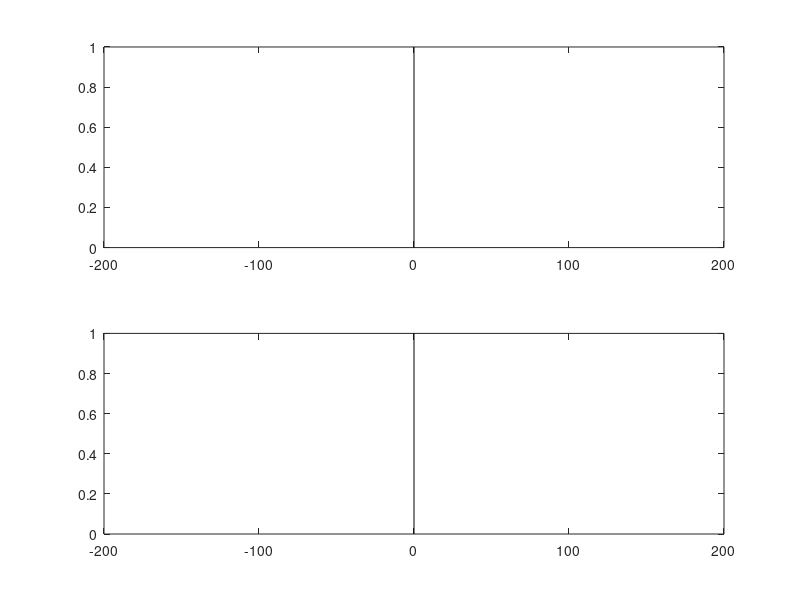

Source code (MATLAB): (Note: this script raises an error after producing the figure.)
%% Clear workspace

clear;

%% Clear figures and creat new figure

close all;
figure;

%%

% f = dir(fullfile(pwd, '*.mat'));
fnum = dir(fullfile(pwd, '*curated.mat'));
numsamples = numel(fnum);
count = 0;
r_collect_for = {};
lags_collect_for = {};
r_collect_back = {};
lags_collect_back = {};
phaseshift_collect_for = [];
phaseshift_collect_back = [];

thresh = 0.2;

for idx = 1:numsamples
    
    fnamecurvature = fnum(idx).name;
    fname = regexp(fnamecurvature, '\S*(?=_curvature_curated)', 'match');
    
    if ~isempty(fname)
        
        count = count + 1;
        fnameshort = regexp(fnamecurvature, 'temp\d', 'match');
%         fnameshort = regexp(fnamecurvature, '.*(?=_\D\d?_curvature)', 'match');

        fnamesignal = [fname{1,1} '.mat'];
        fnamevelocity = [fnameshort{1,1} '_velocity.mat'];
        load(fnamesignal, 'signal', 'signal_mirror');
        load(fnamecurvature, 'curvdatafiltered');
        load(fnamevelocity, 'vel_ap_sign_smd_mean');
        
        curation = questdlg(['Was ' fname{1,1} ' pruned for frames?'], ...
            'Curation', 'Yes', 'No', 'No');
        
        switch curation
            case 'No'
                deleted = [];
            case 'Yes'
                file_delfrm = uigetfile('*_deleted_frames.mat', 'Select deleted frames');
                if file_delfrm == 0 
                    fprintf('user cancelled selection. \n');
                    break
                else
                    load(file_delfrm, 'deleted');
                end
        end
        curated_frames = setdiff(1:size(signal{1,1},1), deleted);

        % Use curated frames
        signal_gfp_curated = signal{1,1}(curated_frames);
        signal_rfp_curated = signal_mirror{1,1}(curated_frames);
        curvdata_curated = curvdatafiltered(curated_frames, :);
        velocity_curated = vel_ap_sign_smd_mean(curated_frames(1:end-1), :);
        
%         signalratio = signal{1,1}./signal_mirror{1,1};
%         curvdatafiltered = curvdatafiltered - min(curvdatafiltered);
        signalratio = normalize_signal(smoothdata(signal_gfp_curated./signal_rfp_curated, 'rloess'));
        curvdatafiltered = normalize_signal(curvdata_curated);

%         subplot(131); plot(signalratio); 
%         hold on; plot(curvdatafiltered);

        forward = double(velocity_curated > thresh); 
        forward_buffered = [0; double(forward); 0]; % To enclose pulses on both ends
        backward = double(velocity_curated < -thresh); 
        backward_buffered = [0; double(backward); 0]; % To enclose pulses on both ends
        [~,INITCROSS_forward,FINALCROSS_forward] = pulsewidth(double(forward_buffered));
        [~,INITCROSS_backward,FINALCROSS_backward] = pulsewidth(double(backward_buffered));
        forwardseg = [INITCROSS_forward FINALCROSS_forward];
        backwardseg = [INITCROSS_backward FINALCROSS_backward];
        forwardtotal = []; backwardtotal = [];
        
        if ~isempty(forwardseg)
            for i = 1:size(forwardseg,1)
                forwardtotal = cat(2, forwardtotal, ceil(forwardseg(i,1)):floor(forwardseg(i,2)));
            end
            signalratioforward = signalratio(forwardtotal);
            curvforward = curvdatafiltered(forwardtotal);
            [rfor, lagsfor] = xcorr(signalratioforward, curvforward, 'normalized');
%             rnormfor = rfor/sqrt(sum(abs(signalratioforward).^2)*sum(abs(curvforward).^2));
            rnormfor = rfor;
            phaseshiftfor = lagsfor(rfor==max(rfor));
            r_collect_for{count} = rnormfor;
            lags_collect_for{count} = lagsfor;
            phaseshift_collect_for(count) = phaseshiftfor;
            subplot(211); hold on; 
            plot(lagsfor, rfor, 'color', 0.8*[1 1 1], 'linewidth', 2);
            plot(phaseshiftfor, max(rfor), 'o', ...
                'markersize', 8, 'markerfacecolor', [1 0 0], 'markeredgecolor', [1 0 0]);
        else 
            r_collect_for{count} = [];
            lags_collect_for{count} = [];
%             phaseshift_collect_for(count) = [];
        end
        
        if ~isempty(backwardseg)
            for i = 1:size(backwardseg,1)
                backwardtotal = cat(2, backwardtotal, ceil(backwardseg(i,1)):floor(backwardseg(i,2)));
            end
            signalratiobackward = signalratio(backwardtotal);
            curvbackward = curvdatafiltered(backwardtotal);
            [rback, lagsback] = xcorr(signalratiobackward, curvbackward, 'normalized');
%             rnormback = rback/sqrt(sum(abs(signalratiobackward).^2)*sum(abs(curvbackward).^2));
            rnormback = rback;
            phaseshiftback = lagsback(rback==max(rback));
            r_collect_back{count} = rnormback;
            lags_collect_back{count} = lagsback;
            phaseshift_collect_back(count) = phaseshiftback;
            subplot(212); hold on; 
            plot(lagsback, rback, 'color', 0.8*[1 1 1], 'linewidth', 2);
            plot(phaseshiftback, max(rback), 'o', ...
                'markersize', 8, 'markerfacecolor', [1 0 0], 'markeredgecolor', [1 0 0]);
        else
            r_collect_back{count} = [];
            lags_collect_back{count} = [];
%             phaseshift_collect_back(count) = [];
        end
   
    end
    
end

rx = 200;
subplot(211); plot([0 0], [0 1], 'k'); 
xlim([-rx rx]); ylim([0 1]);
subplot(212); plot([0 0], [0 1], 'k'); 
xlim([-rx rx]); ylim([0 1]);    

phaseshift_collect_for = phaseshift_collect_for';
phaseshift_collect_back = phaseshift_collect_back';

%%
path = fnum.folder;
pathpart = strsplit(path, '\');
save([pathpart{end} '_corr.mat'], ...
    'phaseshift_collect_for', 'phaseshift_collect_back', ...
    'r_collect_for', 'r_collect_back', ...
    'lags_collect_for', 'lags_collect_back', ...
    'forwardtotal', 'backwardtotal');
fprintf('xcorr data saved. \n');

% %%
% 
% figure; maxsize = 1800*2+1;
% paddingmatrix = zeros(maxsize, size(r_collect_for, 2));
% for i = 1:size(r_collect_for,2)
%     
%     subplot(121); 
%     hold on;
%     plot(lags_collect_for{i}, r_collect_for{i}, 'linewidth', 1, 'color', 0.8*[1 1 1]);
%     paddingmatrix(i,:) + 
%     
% end
% 
% 
% 
% for i = 1:size(r_collect_back,2)
%     subplot(122); hold on; 
%     plot(lags_collect_back{i}, r_collect_back{i}, 'linewidth', 1, 'color', 0.8*[1 1 1]);
%     
% end
%%

subplot(211); h = gca; h.XAxis.Visible = 'off';
subplot(212); h = gca; h.XAxis.Visible = 'off';
